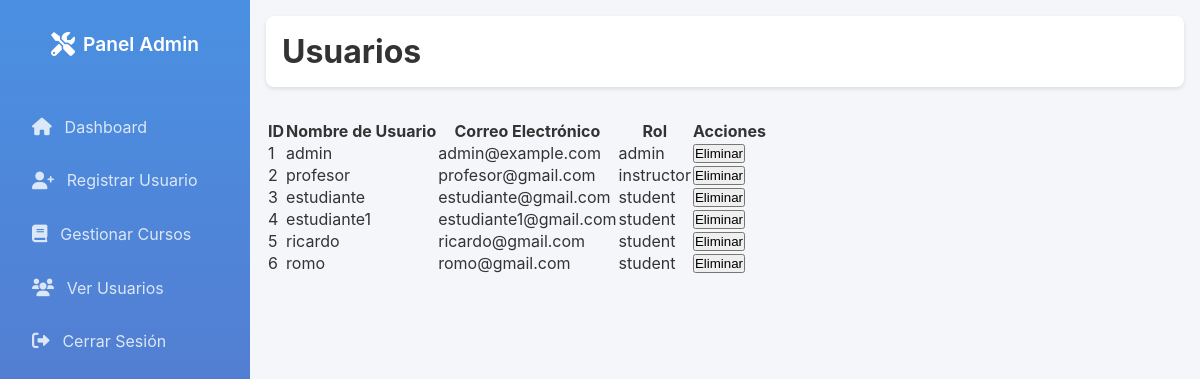
The app's page /admin/view_users (signed in) with its own data.
### models.py (models this page shows, shortened)
class User(UserMixin, db.Model):
    __tablename__ = 'users'
    id = db.Column(db.Integer, primary_key=True)
    username = db.Column(db.String(150), unique=True, nullable=False)
    email = db.Column(db.String(150), unique=True, nullable=False)
    password = db.Column(db.String(150), nullable=False)
    role_id = db.Column(db.Integer, db.ForeignKey('roles.id'), nullable=False)
    role = db.relationship('Role')
    courses = db.relationship('Course', backref='instructor', cascade='all, delete-orphan')  # Cursos que enseña
    enrollments = db.relationship('CourseEnrollment', backref='student', cascade='all, delete-orphan')  # Inscripciones
    responses = db.relationship('StudentResponse', backref='student', cascade='all, delete-orphan')  # Respuestas

class Role(db.Model):
    __tablename__ = 'roles'
    id = db.Column(db.Integer, primary_key=True)
    name = db.Column(db.String(50), unique=True, nullable=False)

### app.py (the view)
@app.route('/admin/view_users', methods=['GET', 'POST'])
@login_required
@role_required('admin')
def view_users():
    users = User.query.all()
    form = DeleteUserForm()  # Formulario con CSRF
    return render_template('admin/view_users.html', users=users, form=form)

### app.py (called while the page is built)
@login_manager.user_loader
def load_user(user_id):
    return User.query.get(int(user_id))

def role_required(role):
    def decorator(f):
        @wraps(f)
        def decorated_function(*args, **kwargs):
            if not current_user.is_authenticated or current_user.role.name != role:
                abort(403)
            return f(*args, **kwargs)
        return decorated_function
    return decorator

### app/templates/admin/view_users.html (shortened to what this page needs)
<head>
    <link rel="stylesheet" href="https://cdnjs.cloudflare.com/ajax/libs/font-awesome/6.0.0/css/all.min.css">
    <link rel="stylesheet" href="{{ url_for('static', filename='css/admin_dashboard.css') }}">
</head>
<body>
    <div class="admin-container">
        {% include 'admin/sidebar.html' %}
        <main class="main-content">
            <header class="top-bar">
                <h1>Usuarios</h1>
            </header>
<table class="users-table">
    <thead>
        <tr>
            <th>ID</th>
            <th>Nombre de Usuario</th>
            <th>Correo Electrónico</th>
            <th>Rol</th>
            <th>Acciones</th>
        </tr>
    </thead>
    <tbody>
        {% for user in users %}
        <tr>
            <td>{{ user.id }}</td>
            <td>{{ user.username }}</td>
            <td>{{ user.email }}</td>
            <td>{{ user.role.name }}</td>
            <td>
                <form method="POST" action="{{ url_for('delete_user', user_id=user.id) }}" style="display:inline;">
                    <button type="submit" class="btn btn-danger">Eliminar</button>
                </form>
            </td>
        </tr>
        {% endfor %}
    </tbody>
</table>

### app/static/css/admin_dashboard.css (style rules this page uses)
* { margin: 0; padding: 0; box-sizing: border-box; }
body { font-family: "Inter", sans-serif; background-color: #f5f6fa; color: #333333; }
.admin-container { display: flex; min-height: 100vh; }
.main-content { flex: 1; padding: 1rem; }
.top-bar { display: flex; align-items: center; justify-content: space-between; background-color: #ffffff; padding: 1rem; border-radius: 8px; box-shadow: 0 2px 4px rgba(0, 0, 0, 0.1); margin-bottom: 2rem; }

### records on screen
User: id "1", username "admin", email "admin@example.com", role.name "admin"
User: id "2", username "profesor", email "profesor@gmail.com", role.name "instructor"
User: id "3", username "estudiante", email "estudiante@gmail.com", role.name "student"
User: id "4", username "estudiante1", email "estudiante1@gmail.com", role.name "student"
User: id "5", username "ricardo", email "ricardo@gmail.com", role.name "student"
User: id "6", username "romo", email "romo@gmail.com", role.name "student"
